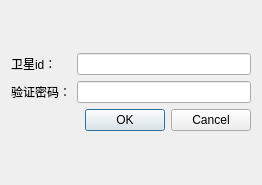
<?xml version="1.0" encoding="UTF-8"?>
<ui version="4.0">
 <class>verification</class>
 <widget class="QDialog" name="verification">
  <property name="geometry">
   <rect>
    <x>0</x>
    <y>0</y>
    <width>262</width>
    <height>185</height>
   </rect>
  </property>
  <property name="windowTitle">
   <string>Dialog</string>
  </property>
  <layout class="QGridLayout" name="gridLayout">
   <item row="0" column="0">
    <layout class="QVBoxLayout" name="verticalLayout">
     <item>
      <layout class="QHBoxLayout" name="horizontalLayout">
       <item>
        <widget class="QLabel" name="label">
         <property name="sizePolicy">
          <sizepolicy hsizetype="Minimum" vsizetype="Preferred">
           <horstretch>0</horstretch>
           <verstretch>0</verstretch>
          </sizepolicy>
         </property>
         <property name="minimumSize">
          <size>
           <width>60</width>
           <height>0</height>
          </size>
         </property>
         <property name="text">
          <string>卫星id：</string>
         </property>
        </widget>
       </item>
       <item>
        <widget class="QLineEdit" name="id"/>
       </item>
      </layout>
     </item>
     <item>
      <layout class="QHBoxLayout" name="horizontalLayout_2">
       <item>
        <widget class="QLabel" name="label_2">
         <property name="sizePolicy">
          <sizepolicy hsizetype="Minimum" vsizetype="Preferred">
           <horstretch>0</horstretch>
           <verstretch>0</verstretch>
          </sizepolicy>
         </property>
         <property name="minimumSize">
          <size>
           <width>60</width>
           <height>0</height>
          </size>
         </property>
         <property name="text">
          <string>验证密码：</string>
         </property>
        </widget>
       </item>
       <item>
        <widget class="QLineEdit" name="secret"/>
       </item>
      </layout>
     </item>
     <item>
      <layout class="QHBoxLayout" name="horizontalLayout_3">
       <item>
        <widget class="QDialogButtonBox" name="buttonBox">
         <property name="orientation">
          <enum>Qt::Horizontal</enum>
         </property>
         <property name="standardButtons">
          <set>QDialogButtonBox::Cancel|QDialogButtonBox::Ok</set>
         </property>
        </widget>
       </item>
      </layout>
     </item>
    </layout>
   </item>
  </layout>
 </widget>
 <resources/>
 <connections>
  <connection>
   <sender>buttonBox</sender>
   <signal>accepted()</signal>
   <receiver>verification</receiver>
   <slot>accept()</slot>
   <hints>
    <hint type="sourcelabel">
     <x>248</x>
     <y>254</y>
    </hint>
    <hint type="destinationlabel">
     <x>157</x>
     <y>274</y>
    </hint>
   </hints>
  </connection>
  <connection>
   <sender>buttonBox</sender>
   <signal>rejected()</signal>
   <receiver>verification</receiver>
   <slot>reject()</slot>
   <hints>
    <hint type="sourcelabel">
     <x>316</x>
     <y>260</y>
    </hint>
    <hint type="destinationlabel">
     <x>286</x>
     <y>274</y>
    </hint>
   </hints>
  </connection>
 </connections>
</ui>
